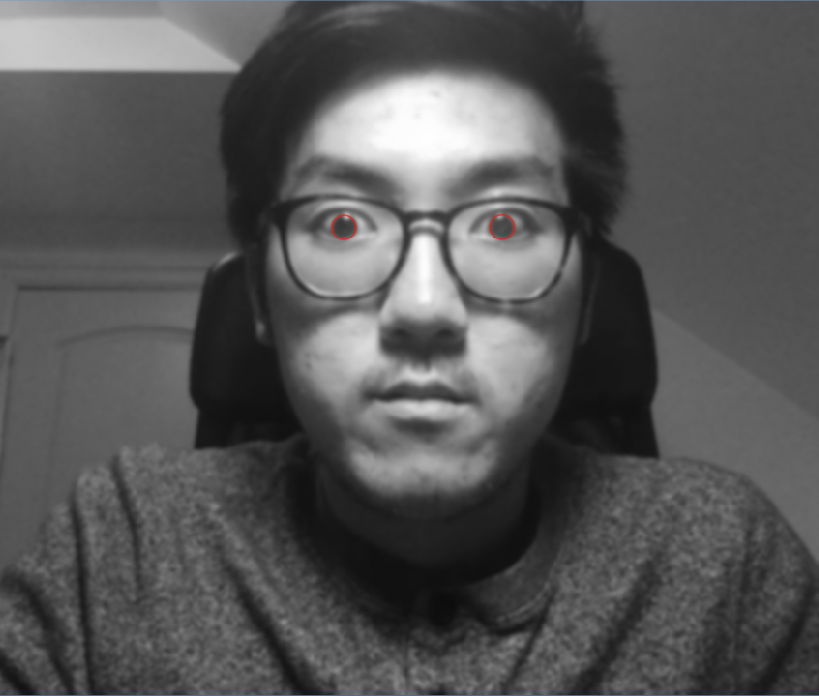
//> input picture Images/detecting_pupils.png, 819 x 696 px, given in place of the camera
$ ./EyeMouse   (built with g++ and OpenCV 4)
//> lines starting //> are read from the running program, lines starting //| are printed output that depends on the picture; after the words box and inside, x2 and y2 are one past the last pixel; in counts of white or black regions, pixels touching at a corner belong together
#include "opencv2/opencv.hpp"
#include "opencv2/highgui/highgui.hpp"
#include <opencv2/core/ocl.hpp>
#include <opencv2/features2d.hpp>
#include "opencv2/imgproc/imgproc.hpp"
#include <iostream>
#include <stdio.h>
#include <stdlib.h>
#include <windows.h>

using namespace std;
using namespace cv;

void findCircle(double tLow, double tHigh);
void findCenterCoord(Point &location);
void convertToString(unsigned int &thresh_low, unsigned int &thresh_high, unsigned int &rad_low, unsigned int &rad_high);
void move_it(int x, int y);

Mat frame, grayScale, imCanny;

vector<Vec3f> circles;
vector<Rect> faces;

int xCoord, yCoord;

unsigned int thresh_low = 110;
unsigned int thresh_high = 60;
unsigned int radius_min = 10;
unsigned int radius_max = 40;

String thresh_low_string, thresh_high_string, radius_min_string, radius_max_string;

int main() {

	// Create a VideoCapture object and open the input file
	VideoCapture cap(0);

	// Check if camera opened successfully
	if (!cap.isOpened()) {
		cout << "Error opening camera" << endl;
		return -1;
	}

	//Create window "video"
	namedWindow("Video", WINDOW_AUTOSIZE);

	while (1) {

		//Passing image to a frame
		cap >> frame;
//> frame is the input picture: 696 rows x 819 cols, CV_8UC3; mean B, G, R 85.8, 85.6, 85.6

		//If frame is empty, break loop
		if (frame.empty())
			break;

		//grayScale
		//(inputArray, outputArray, mode)
		cvtColor(frame, grayScale, COLOR_BGR2GRAY);

		//Apply gaussian blur
		//(inputArray, outputArray, ksize, sigmaX, sigmaY)
		GaussianBlur(grayScale, grayScale, Size(9, 9), 2, 2);

		//Apply HoughCircle
		findCircle(thresh_low, thresh_high);

		move_it(xCoord, yCoord);

		//Display x and y coordinates
		cout << "x coordinates is: " << xCoord << " and the y coordinate is " << yCoord << endl;

		//Convert unsigned int to string
		convertToString(thresh_low, thresh_high, radius_min, radius_max);

		////Thresh_high string
		putText(imCanny, "Lower threshold: " + thresh_low_string + ". Press \" . \" to increase and  \" , \" to decrease", Point(30, 75), FONT_ITALIC, 0.5, Scalar(255));

		//Thresh_high string
		putText(imCanny, "Higher threshold: " + thresh_high_string + ". Press \" \' \" to increase and  \" ; \" to decrease", Point(30, 50), FONT_ITALIC, 0.5, Scalar(255));

		//radius_min string
		putText(imCanny, "Min radius: " + radius_min_string + ". Press \" ] \" to increase and  \" [ \" to decrease", Point(30, 125), FONT_ITALIC, 0.5, Scalar(255));

		//radius_max string
		putText(imCanny, "Max radius: " + radius_max_string + ". Press \" = \" to increase and  \" - \" to decrease", Point(30, 100), FONT_ITALIC, 0.5, Scalar(255));

		// Display the resulting frame
		imshow("Video", imCanny);

		// Press  ESC on keyboard to exit
		char c = (char)waitKey(25);

		//While running, press
		switch (c) {
			// "ESC" to exit the loop
		case 27: goto exit_loop; break;

			// "'" to increment the high threshold
		case 39: thresh_high += 5; break;

			// ";" to decrement the high threshold
		case 59: thresh_high -= 5; break;

			// "." to increment the low threshold
		case 46: thresh_low += 5; break;

			// "," to decrement the low threshold
		case 44: thresh_low -= 5; break;

			// "]" to increment the min radius
		case 93: radius_min += 5; break;

			// "[" to decrement the min radius
		case 91: radius_min -= 5; break;

			// "=" to increment the max radius
		case 61: radius_max += 5; break;

			//"-" to decrement the max radius
		case 45: radius_max -= 5; break;

		}
	}

	//goto end
exit_loop:;

	// When everything done, release the video capture object
	cap.release();

	// Closes all the frames
	destroyAllWindows();

	return 0;
}

void findCircle(double tLow, double tHigh) {
//> called with tLow = 110, tHigh = 60

	//Apply Canny Edge Detection
	Canny(grayScale, imCanny, thresh_low, thresh_high);
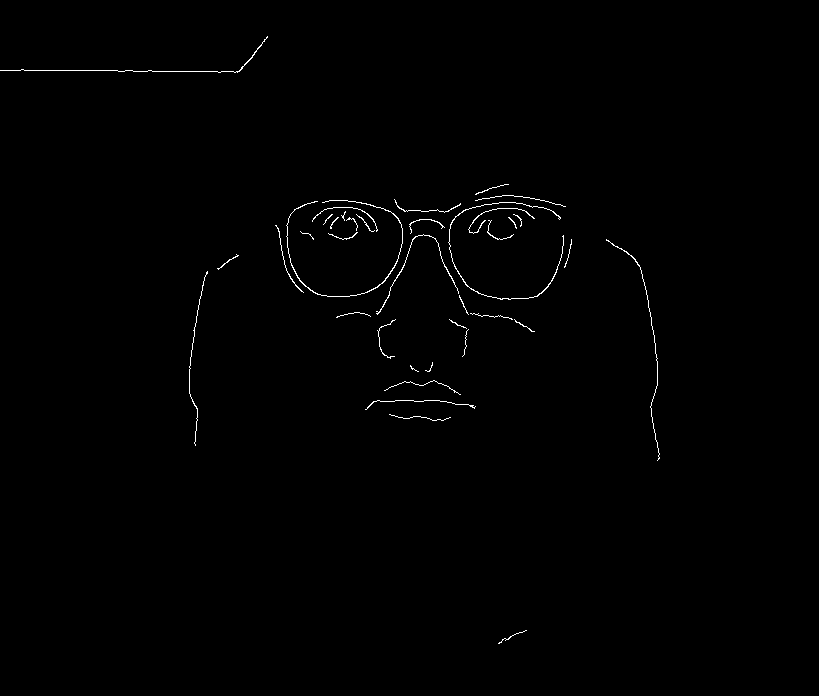
//> imCanny: 696 rows x 819 cols, CV_8UC1; 0.55% white in thin lines or dots, all inside (x1, y1, x2, y2) = (0, 36, 660, 644)

	//Apply Hough Circles Transform
	HoughCircles(imCanny, circles, HOUGH_GRADIENT, 2, imCanny.rows / 32, tLow, tHigh, radius_min, radius_max);
//> circles = 3 circles (x, y, radius): [487, 237, 38.8], [501, 219, 19], [423, 245, 25.6]

	for (size_t i = 0; i < circles.size(); i++) {
		//x-center, y-center, radius
		Point center(cvRound(circles[i][0]), cvRound(circles[i][1]));
		int radius = cvRound(circles[i][2]);

		//Get x and y coordinates
		findCenterCoord(center);

		// Draw the outer circle
		circle(imCanny, center, radius, Scalar(255, 255, 255), 2);

		// Draw the center of the circle
		circle(imCanny, center, 2, Scalar(255, 255, 255), 3);
	}
//> this loop made 3 passes
//> (radius, xCoord in findCenterCoord, yCoord in findCenterCoord) on passes 1 to 3: (39, 487, 237), (19, 501, 219), (26, 423, 245)
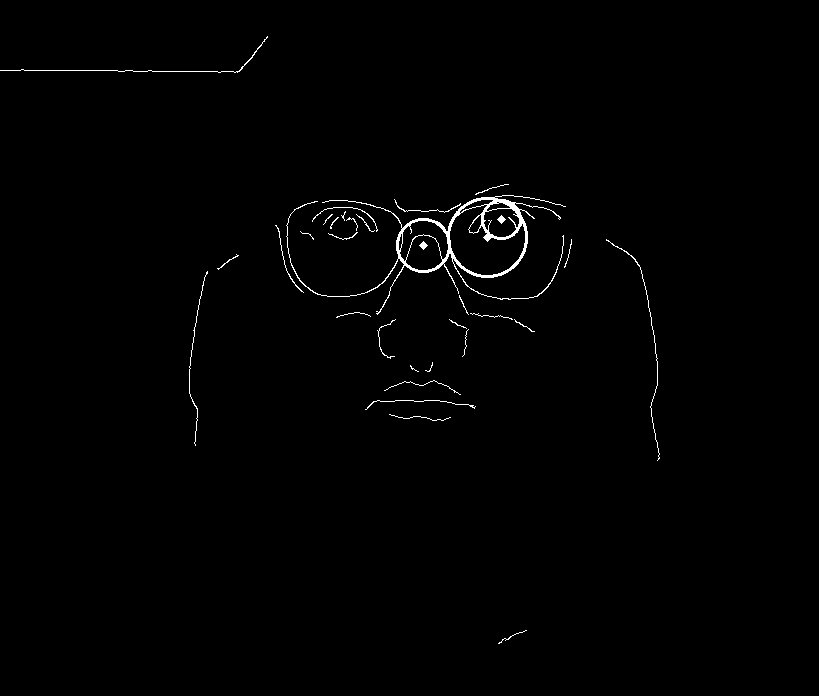
//> imCanny: 696 rows x 819 cols, CV_8UC1; 0.8% white in thin lines or dots, all inside (x1, y1, x2, y2) = (0, 36, 660, 644)

}
void findCenterCoord(Point &location) {
	xCoord = location.x;
	yCoord = location.y;
}

void convertToString(unsigned int &string_low, unsigned int &string_high, unsigned int &rad_low, unsigned int &rad_high) {
	thresh_low_string = to_string(string_low);
	thresh_high_string = to_string(string_high);
	radius_min_string = to_string(rad_low);
	radius_max_string = to_string(rad_high);
}

void move_it(int x, int y)
{
//> called with x = 423, y = 245
	//Get screen dimnesions
	double fScreenWidth = ::GetSystemMetrics(SM_CXSCREEN) - 1;
	double fScreenHeight = ::GetSystemMetrics(SM_CYSCREEN) - 1;

	//callibrate coordinates range
	double xx = x * (65535.0f / fScreenWidth);
//> xx = 14445.7
	double yy = y * (65535.0f / fScreenHeight);
//> yy = 14880.5

	//initializing
//> (the run ends here: the program needs code that is not available in this run, at `INPUT  Input = { 0 };`)
